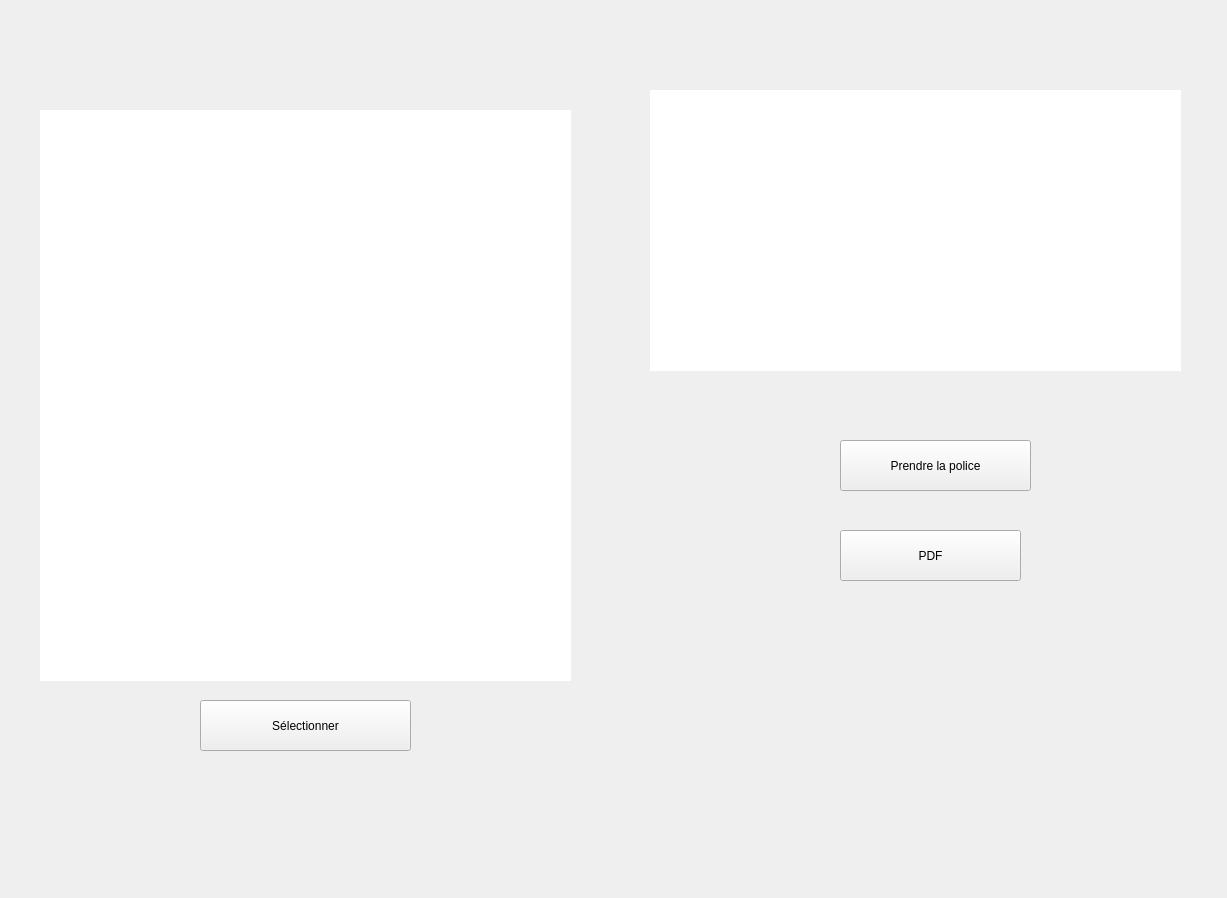
<?xml version="1.0" encoding="UTF-8"?>
<ui version="4.0">
 <class>MainWindow</class>
 <widget class="QMainWindow" name="MainWindow">
  <property name="geometry">
   <rect>
    <x>0</x>
    <y>0</y>
    <width>1227</width>
    <height>898</height>
   </rect>
  </property>
  <property name="windowTitle">
   <string>MainWindow</string>
  </property>
  <widget class="QWidget" name="centralwidget">
   <widget class="QLabel" name="label">
    <property name="geometry">
     <rect>
      <x>0</x>
      <y>0</y>
      <width>1231</width>
      <height>901</height>
     </rect>
    </property>
    <property name="text">
     <string/>
    </property>
    <property name="pixmap">
     <pixmap resource="../resource.qrc">:/Image/Static/1381227.webp</pixmap>
    </property>
    <property name="scaledContents">
     <bool>true</bool>
    </property>
   </widget>
   <widget class="QLabel" name="image_show">
    <property name="geometry">
     <rect>
      <x>40</x>
      <y>110</y>
      <width>531</width>
      <height>571</height>
     </rect>
    </property>
    <property name="styleSheet">
     <string notr="true">background-color: rgb(255, 255, 255);</string>
    </property>
    <property name="text">
     <string/>
    </property>
    <property name="pixmap">
     <pixmap resource="../resource.qrc">:/Image/Static/téléchargement.png</pixmap>
    </property>
    <property name="scaledContents">
     <bool>true</bool>
    </property>
   </widget>
   <widget class="QLabel" name="text_show">
    <property name="geometry">
     <rect>
      <x>650</x>
      <y>90</y>
      <width>531</width>
      <height>281</height>
     </rect>
    </property>
    <property name="styleSheet">
     <string notr="true">background-color: rgb(255, 255, 255);</string>
    </property>
    <property name="text">
     <string/>
    </property>
    <property name="pixmap">
     <pixmap>:/Image/Static/images.png</pixmap>
    </property>
    <property name="scaledContents">
     <bool>true</bool>
    </property>
   </widget>
   <widget class="QPushButton" name="select_btn">
    <property name="geometry">
     <rect>
      <x>200</x>
      <y>700</y>
      <width>211</width>
      <height>51</height>
     </rect>
    </property>
    <property name="text">
     <string>Sélectionner</string>
    </property>
   </widget>
   <widget class="QPushButton" name="pdf_btn">
    <property name="geometry">
     <rect>
      <x>840</x>
      <y>530</y>
      <width>181</width>
      <height>51</height>
     </rect>
    </property>
    <property name="text">
     <string>PDF</string>
    </property>
   </widget>
   <widget class="QPushButton" name="police_btn">
    <property name="geometry">
     <rect>
      <x>840</x>
      <y>440</y>
      <width>191</width>
      <height>51</height>
     </rect>
    </property>
    <property name="text">
     <string>Prendre la police</string>
    </property>
   </widget>
  </widget>
 </widget>
 <resources>
  <include location="../resource.qrc"/>
 </resources>
 <connections/>
</ui>
